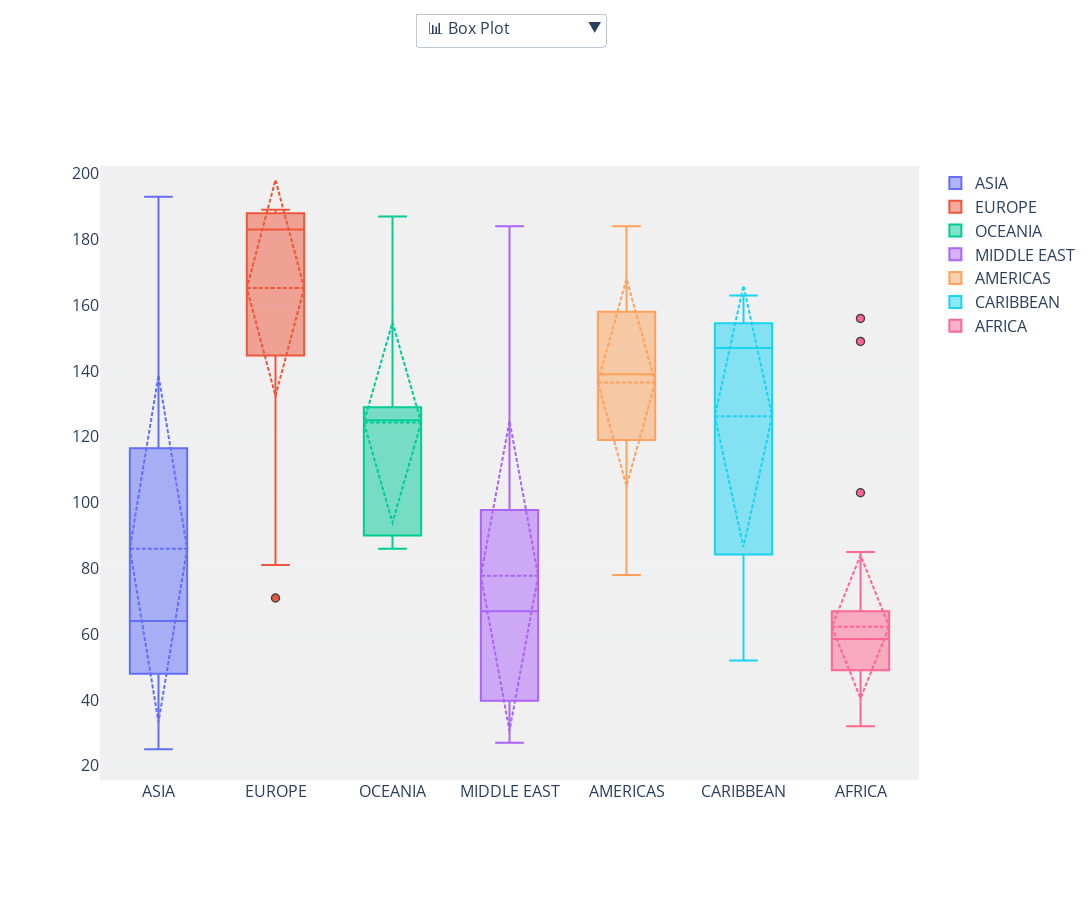

Write notebook code for a chart like this one.
### Code cell
import plotly.graph_objects as go
import pandas as pd
import plotly.express as px

# latest_rankings: ['country', 'region', 'visa_free_count']
regions = latest_rankings['region'].unique()
colors = px.colors.qualitative.Plotly[:len(regions)]
region_colors = dict(zip(regions, colors))

# --- Box traces per region ---
box_traces = []
for region in regions:
    df = latest_rankings[latest_rankings['region']==region]
    box = go.Box(
        y=df['visa_free_count'],
        name=region,
        boxpoints='outliers',
        marker=dict(size=8, line=dict(width=1.5), color=region_colors[region]),
        line=dict(color=region_colors[region], width=2),
        boxmean='sd',
        hovertemplate="Region: "+region+"<br>Country: %{customdata}<br>Visa-Free: %{y}",
        customdata=df['country']
    )
    box_traces.append(box)

# --- Regional Average Bar ---
region_stats = latest_rankings.groupby('region', as_index=False).agg(avg_visa_free=('visa_free_count','mean'))
bar_trace = go.Bar(
    x=region_stats['region'],
    y=region_stats['avg_visa_free'],
    name='Regional Average',
    marker_color=[region_colors[r] for r in region_stats['region']],
    text=region_stats['avg_visa_free'].round(1),
    textposition='outside'
)

# --- Country-level Bars ---
region_bar_traces = []
for region in regions:
    df = latest_rankings[latest_rankings['region']==region].sort_values('visa_free_count', ascending=False)
    trace = go.Bar(
        x=df['country'],
        y=df['visa_free_count'],
        name=f'{region} Countries',
        marker_color=region_colors[region],
        text=df['visa_free_count'],
        textposition='outside',
        hovertemplate="Country: %{x}<br>Visa-Free: %{y}"
    )
    region_bar_traces.append(trace)

# --- Combine Traces ---
fig = go.Figure(data=box_traces + [bar_trace] + region_bar_traces)

# Make only the box plot visible initially
for i in range(len(box_traces), len(fig.data)):
    fig.data[i].visible = False

# --- Buttons ---
buttons = []

# Box plot
buttons.append(dict(
    label='📊 Box Plot',
    method='update',
    args=[{'visible':[True]*len(box_traces)+[False]*(1+len(region_bar_traces))},
          {'title':'Visa-Free Distribution by Region',
           'yaxis':{'type':'log','title':'Visa-Free Destinations'}}]
))

# Regional average
visibility = [False]*len(box_traces) + [True] + [False]*len(region_bar_traces)
buttons.append(dict(
    label='🌍 Regional Average',
    method='update',
    args=[{'visible':visibility},
          {'title':'Average Visa-Free by Region',
           'yaxis':{'type':'log','title':'Visa-Free Destinations'}}]
))

# Country-level per region
for i, region in enumerate(regions):
    visibility = [False]* (len(box_traces)+1) + [False]*len(region_bar_traces)
    visibility[len(box_traces)+1+i] = True
    buttons.append(dict(
        label=f'🏳️ {region}',
        method='update',
        args=[{'visible':visibility},
              {'title':f'Visa-Free Access by Country in {region}',
               'yaxis':{'type':'log','title':'Visa-Free Destinations'}}]
    ))

# --- Layout ---
fig.update_layout(
    width=1600,
    height=900,
    updatemenus=[dict(
        type='dropdown',
        buttons=buttons,
        x=0.5,
        xanchor='center',
        y=1.25,
        yanchor='top'
    )],
    template='plotly_white',
    margin=dict(t=150,l=100,r=100,b=120),
    font=dict(size=16),
    plot_bgcolor='rgba(240,240,240,0.95)',
    paper_bgcolor='white'
)

fig.show()

### Figure 1 — Plotly figure (JSON) as saved in the notebook; plotly's stock layout.template omitted (floating-point values rounded to 4 significant figures)
{"data": [{"boxmean": "sd", "boxpoints": "outliers", "customdata": ["Singapore", "Japan", "South Korea", "Malaysia", "Hong Kong (SAR China)", "Brunei", "Macao (SAR China)", "Taiwan (Chinese Taipei)", "Timor-Leste", "Maldives", "China", "Thailand", "Kazakhstan", "Indonesia", "Philippines", "Mongolia", "Kyrgyzstan", "Uzbekistan", "India", "Tajikistan", "Bhutan", "Cambodia", "Vietnam", "Turkmenistan", "Laos", "Myanmar", "Sri Lanka", "North Korea", "Bangladesh", "Nepal", "Pakistan", "Afghanistan"], "hovertemplate": "Region: ASIA<br>Country: %{customdata}<br>Visa-Free: %{y}", "line": {"color": "#636EFA", "width": 2}, "marker": {"color": "#636EFA", "line": {"width": 1.5}, "size": 8}, "name": "ASIA", "type": "box", "y": [193, 190, 190, 181, 170, 164, 144, 138, 95, 93, 83, 81, 79, 74, 65, 65, 63, 62, 58, 56, 51, 51, 50, 49, 47, 44, 42, 40, 39, 38, 32, 25]}, {"boxmean": "sd", "boxpoints": "outliers", "customdata": ["France", "Italy", "Ireland", "Germany", "Finland", "Spain", "Denmark", "Netherlands", "Norway", "Portugal", "Sweden", "Belgium", "Luxembourg", "Austria", "Switzerland", "Greece", "United Kingdom", "Czechia", "Hungary", "Poland", "Malta", "Estonia", "Slovakia", "Latvia", "Slovenia", "Croatia", "Lithuania", "Iceland", "Liechtenstein", "Cyprus", "Romania", "Monaco", "Bulgaria", "Andorra", "San Marino", "Vatican City", "Ukraine", "Serbia", "North Macedonia", "Montenegro", "Albania", "Georgia", "Bosnia and Herzegovina", "Moldova", "Türkiye", "Russian Federation", "Kosovo", "Belarus", "Azerbaijan"], "hovertemplate": "Region: EUROPE<br>Country: %{customdata}<br>Visa-Free: %{y}", "line": {"color": "#EF553B", "width": 2}, "marker": {"color": "#EF553B", "line": {"width": 1.5}, "size": 8}, "name": "EUROPE", "type": "box", "y": [189, 189, 189, 189, 189, 189, 189, 188, 188, 188, 188, 188, 188, 188, 187, 187, 186, 185, 185, 185, 185, 184, 183, 183, 183, 183, 182, 182, 181, 178, 177, 177, 177, 171, 170, 154, 147, 138, 129, 128, 123, 123, 123, 121, 114, 114, 82, 81, 71]}, {"boxmean": "sd", "boxpoints": "outliers", "customdata": ["New Zealand", "Australia", "Solomon Islands", "Tonga", "Samoa", "Marshall Islands", "Tuvalu", "Micronesia", "Palau Islands", "Kiribati", "Vanuatu", "Fiji", "Nauru", "Papua New Guinea"], "hovertemplate": "Region: OCEANIA<br>Country: %{customdata}<br>Visa-Free: %{y}", "line": {"color": "#00CC96", "width": 2}, "marker": {"color": "#00CC96", "line": {"width": 1.5}, "size": 8}, "name": "OCEANIA", "type": "box", "y": [187, 185, 134, 129, 129, 128, 127, 123, 123, 123, 90, 90, 87, 86]}, {"boxmean": "sd", "boxpoints": "outliers", "customdata": ["United Arab Emirates", "Israel", "Qatar", "Kuwait", "Saudi Arabia", "Bahrain", "Oman", "Armenia", "Jordan", "Lebanon", "Iran", "Palestinian Territory", "Yemen", "Iraq", "Syria"], "hovertemplate": "Region: MIDDLE EAST<br>Country: %{customdata}<br>Visa-Free: %{y}", "line": {"color": "#AB63FA", "width": 2}, "marker": {"color": "#AB63FA", "line": {"width": 1.5}, "size": 8}, "name": "MIDDLE EAST", "type": "box", "y": [184, 168, 112, 100, 91, 90, 89, 67, 51, 44, 42, 39, 32, 30, 27]}, {"boxmean": "sd", "boxpoints": "outliers", "customdata": ["Canada", "United States", "Chile", "Brazil", "Argentina", "Mexico", "Uruguay", "Costa Rica", "Panama", "Paraguay", "Peru", "El Salvador", "Guatemala", "Colombia", "Honduras", "Nicaragua", "Venezuela", "Belize", "Ecuador", "Guyana", "Suriname", "Bolivia"], "hovertemplate": "Region: AMERICAS<br>Country: %{customdata}<br>Visa-Free: %{y}", "line": {"color": "#FFA15A", "width": 2}, "marker": {"color": "#FFA15A", "line": {"width": 1.5}, "size": 8}, "name": "AMERICAS", "type": "box", "y": [184, 182, 176, 170, 170, 158, 157, 149, 148, 146, 143, 135, 134, 132, 131, 127, 119, 102, 94, 91, 78, 78]}, {"boxmean": "sd", "boxpoints": "outliers", "customdata": ["Barbados", "Bahamas", "St. Vincent and the Grenadines", "St. Kitts and Nevis", "Antigua and Barbuda", "Trinidad and Tobago", "Grenada", "St. Lucia", "Dominica", "Jamaica", "Dominican Republic", "Cuba", "Haiti"], "hovertemplate": "Region: CARIBBEAN<br>Country: %{customdata}<br>Visa-Free: %{y}", "line": {"color": "#19D3F3", "width": 2}, "marker": {"color": "#19D3F3", "line": {"width": 1.5}, "size": 8}, "name": "CARIBBEAN", "type": "box", "y": [163, 159, 156, 154, 152, 147, 147, 146, 144, 88, 73, 60, 52]}, {"boxmean": "sd", "boxpoints": "outliers", "customdata": ["Seychelles", "Mauritius", "South Africa", "Botswana", "Namibia", "Lesotho", "eSwatini", "Morocco", "Malawi", "Kenya", "The Gambia", "Tanzania", "Ghana", "Cape Verde Islands", "Uganda", "Benin", "Tunisia", "Zambia", "Sierra Leone", "Rwanda", "Zimbabwe", "Mozambique", "Sao Tome and Principe", "Togo", "Cote d'Ivoire", "Burkina Faso", "Senegal", "Gabon", "Madagascar", "Guinea", "Niger", "Mauritania", "Equatorial Guinea", "Algeria", "Mali", "Guinea-Bissau", "Chad", "Comoro Islands", "Liberia", "Central African Republic", "Cameroon", "Egypt", "Congo (Rep.)", "Burundi", "Angola", "Djibouti", "Nigeria", "Ethiopia", "Congo (Dem. Rep.)", "South Sudan", "Sudan", "Eritrea", "Libya", "Somalia"], "hovertemplate": "Region: AFRICA<br>Country: %{customdata}<br>Visa-Free: %{y}", "line": {"color": "#FF6692", "width": 2}, "marker": {"color": "#FF6692", "line": {"width": 1.5}, "size": 8}, "name": "AFRICA", "type": "box", "y": [156, 149, 103, 85, 78, 76, 74, 73, 73, 71, 71, 70, 69, 67, 67, 67, 67, 67, 65, 63, 63, 62, 61, 60, 59, 59, 59, 58, 58, 57, 57, 57, 56, 55, 55, 54, 52, 52, 51, 51, 49, 49, 48, 48, 48, 47, 45, 45, 43, 43, 41, 39, 38, 32]}, {"marker": {"color": ["#FF6692", "#FFA15A", "#636EFA", "#19D3F3", "#EF553B", "#AB63FA", "#00CC96"]}, "name": "Regional Average", "text": [62.3, 136.5, 86.0, 126.2, 165.3, 77.7, 124.4], "textposition": "outside", "type": "bar", "visible": false, "x": ["AFRICA", "AMERICAS", "ASIA", "CARIBBEAN", "EUROPE", "MIDDLE EAST", "OCEANIA"], "y": [62.26, 136.5, 86.0, 126.2, 165.3, 77.73, 124.4]}, {"hovertemplate": "Country: %{x}<br>Visa-Free: %{y}", "marker": {"color": "#636EFA"}, "name": "ASIA Countries", "text": [193.0, 190.0, 190.0, 181.0, 170.0, 164.0, 144.0, 138.0, 95.0, 93.0, 83.0, 81.0, 79.0, 74.0, 65.0, 65.0, 63.0, 62.0, 58.0, 56.0, 51.0, 51.0, 50.0, 49.0, 47.0, 44.0, 42.0, 40.0, 39.0, 38.0, 32.0, 25.0], "textposition": "outside", "type": "bar", "visible": false, "x": ["Singapore", "Japan", "South Korea", "Malaysia", "Hong Kong (SAR China)", "Brunei", "Macao (SAR China)", "Taiwan (Chinese Taipei)", "Timor-Leste", "Maldives", "China", "Thailand", "Kazakhstan", "Indonesia", "Philippines", "Mongolia", "Kyrgyzstan", "Uzbekistan", "India", "Tajikistan", "Bhutan", "Cambodia", "Vietnam", "Turkmenistan", "Laos", "Myanmar", "Sri Lanka", "North Korea", "Bangladesh", "Nepal", "Pakistan", "Afghanistan"], "y": [193, 190, 190, 181, 170, 164, 144, 138, 95, 93, 83, 81, 79, 74, 65, 65, 63, 62, 58, 56, 51, 51, 50, 49, 47, 44, 42, 40, 39, 38, 32, 25]}, {"hovertemplate": "Country: %{x}<br>Visa-Free: %{y}", "marker": {"color": "#EF553B"}, "name": "EUROPE Countries", "text": [189.0, 189.0, 189.0, 189.0, 189.0, 189.0, 189.0, 188.0, 188.0, 188.0, 188.0, 188.0, 188.0, 188.0, 187.0, 187.0, 186.0, 185.0, 185.0, 185.0, 185.0, 184.0, 183.0, 183.0, 183.0, 183.0, 182.0, 182.0, 181.0, 178.0, 177.0, 177.0, 177.0, 171.0, 170.0, 154.0, 147.0, 138.0, 129.0, 128.0, 123.0, 123.0, 123.0, 121.0, 114.0, 114.0, 82.0, 81.0, 71.0], "textposition": "outside", "type": "bar", "visible": false, "x": ["France", "Ireland", "Germany", "Finland", "Spain", "Denmark", "Italy", "Sweden", "Austria", "Luxembourg", "Belgium", "Portugal", "Norway", "Netherlands", "Switzerland", "Greece", "United Kingdom", "Czechia", "Hungary", "Poland", "Malta", "Estonia", "Croatia", "Slovenia", "Latvia", "Slovakia", "Lithuania", "Iceland", "Liechtenstein", "Cyprus", "Romania", "Monaco", "Bulgaria", "Andorra", "San Marino", "Vatican City", "Ukraine", "Serbia", "North Macedonia", "Montenegro", "Albania", "Georgia", "Bosnia and Herzegovina", "Moldova", "Türkiye", "Russian Federation", "Kosovo", "Belarus", "Azerbaijan"], "y": [189, 189, 189, 189, 189, 189, 189, 188, 188, 188, 188, 188, 188, 188, 187, 187, 186, 185, 185, 185, 185, 184, 183, 183, 183, 183, 182, 182, 181, 178, 177, 177, 177, 171, 170, 154, 147, 138, 129, 128, 123, 123, 123, 121, 114, 114, 82, 81, 71]}, {"hovertemplate": "Country: %{x}<br>Visa-Free: %{y}", "marker": {"color": "#00CC96"}, "name": "OCEANIA Countries", "text": [187.0, 185.0, 134.0, 129.0, 129.0, 128.0, 127.0, 123.0, 123.0, 123.0, 90.0, 90.0, 87.0, 86.0], "textposition": "outside", "type": "bar", "visible": false, "x": ["New Zealand", "Australia", "Solomon Islands", "Tonga", "Samoa", "Marshall Islands", "Tuvalu", "Micronesia", "Palau Islands", "Kiribati", "Vanuatu", "Fiji", "Nauru", "Papua New Guinea"], "y": [187, 185, 134, 129, 129, 128, 127, 123, 123, 123, 90, 90, 87, 86]}, {"hovertemplate": "Country: %{x}<br>Visa-Free: %{y}", "marker": {"color": "#AB63FA"}, "name": "MIDDLE EAST Countries", "text": [184.0, 168.0, 112.0, 100.0, 91.0, 90.0, 89.0, 67.0, 51.0, 44.0, 42.0, 39.0, 32.0, 30.0, 27.0], "textposition": "outside", "type": "bar", "visible": false, "x": ["United Arab Emirates", "Israel", "Qatar", "Kuwait", "Saudi Arabia", "Bahrain", "Oman", "Armenia", "Jordan", "Lebanon", "Iran", "Palestinian Territory", "Yemen", "Iraq", "Syria"], "y": [184, 168, 112, 100, 91, 90, 89, 67, 51, 44, 42, 39, 32, 30, 27]}, {"hovertemplate": "Country: %{x}<br>Visa-Free: %{y}", "marker": {"color": "#FFA15A"}, "name": "AMERICAS Countries", "text": [184.0, 182.0, 176.0, 170.0, 170.0, 158.0, 157.0, 149.0, 148.0, 146.0, 143.0, 135.0, 134.0, 132.0, 131.0, 127.0, 119.0, 102.0, 94.0, 91.0, 78.0, 78.0], "textposition": "outside", "type": "bar", "visible": false, "x": ["Canada", "United States", "Chile", "Brazil", "Argentina", "Mexico", "Uruguay", "Costa Rica", "Panama", "Paraguay", "Peru", "El Salvador", "Guatemala", "Colombia", "Honduras", "Nicaragua", "Venezuela", "Belize", "Ecuador", "Guyana", "Suriname", "Bolivia"], "y": [184, 182, 176, 170, 170, 158, 157, 149, 148, 146, 143, 135, 134, 132, 131, 127, 119, 102, 94, 91, 78, 78]}, {"hovertemplate": "Country: %{x}<br>Visa-Free: %{y}", "marker": {"color": "#19D3F3"}, "name": "CARIBBEAN Countries", "text": [163.0, 159.0, 156.0, 154.0, 152.0, 147.0, 147.0, 146.0, 144.0, 88.0, 73.0, 60.0, 52.0], "textposition": "outside", "type": "bar", "visible": false, "x": ["Barbados", "Bahamas", "St. Vincent and the Grenadines", "St. Kitts and Nevis", "Antigua and Barbuda", "Trinidad and Tobago", "Grenada", "St. Lucia", "Dominica", "Jamaica", "Dominican Republic", "Cuba", "Haiti"], "y": [163, 159, 156, 154, 152, 147, 147, 146, 144, 88, 73, 60, 52]}, {"hovertemplate": "Country: %{x}<br>Visa-Free: %{y}", "marker": {"color": "#FF6692"}, "name": "AFRICA Countries", "text": [156.0, 149.0, 103.0, 85.0, 78.0, 76.0, 74.0, 73.0, 73.0, 71.0, 71.0, 70.0, 69.0, 67.0, 67.0, 67.0, 67.0, 67.0, 65.0, 63.0, 63.0, 62.0, 61.0, 60.0, 59.0, 59.0, 59.0, 58.0, 58.0, 57.0, 57.0, 57.0, 56.0, 55.0, 55.0, 54.0, 52.0, 52.0, 51.0, 51.0, 49.0, 49.0, 48.0, 48.0, 48.0, 47.0, 45.0, 45.0, 43.0, 43.0, 41.0, 39.0, 38.0, 32.0], "textposition": "outside", "type": "bar", "visible": false, "x": ["Seychelles", "Mauritius", "South Africa", "Botswana", "Namibia", "Lesotho", "eSwatini", "Morocco", "Malawi", "Kenya", "The Gambia", "Tanzania", "Ghana", "Zambia", "Tunisia", "Benin", "Cape Verde Islands", "Uganda", "Sierra Leone", "Rwanda", "Zimbabwe", "Mozambique", "Sao Tome and Principe", "Togo", "Cote d'Ivoire", "Burkina Faso", "Senegal", "Madagascar", "Gabon", "Guinea", "Niger", "Mauritania", "Equatorial Guinea", "Algeria", "Mali", "Guinea-Bissau", "Chad", "Comoro Islands", "Liberia", "Central African Republic", "Egypt", "Cameroon", "Congo (Rep.)", "Burundi", "Angola", "Djibouti", "Nigeria", "Ethiopia", "Congo (Dem. Rep.)", "South Sudan", "Sudan", "Eritrea", "Libya", "Somalia"], "y": [156, 149, 103, 85, 78, 76, 74, 73, 73, 71, 71, 70, 69, 67, 67, 67, 67, 67, 65, 63, 63, 62, 61, 60, 59, 59, 59, 58, 58, 57, 57, 57, 56, 55, 55, 54, 52, 52, 51, 51, 49, 49, 48, 48, 48, 47, 45, 45, 43, 43, 41, 39, 38, 32]}], "layout": {"font": {"size": 16}, "height": 900, "margin": {"b": 120, "l": 100, "r": 100, "t": 150}, "paper_bgcolor": "white", "plot_bgcolor": "rgba(240,240,240,0.95)", "updatemenus": [{"buttons": [{"args": [{"visible": [true, true, true, true, true, true, true, false, false, false, false, false, false, false, false]}, {"title": "Visa-Free Distribution by Region", "yaxis": {"title": "Visa-Free Destinations", "type": "log"}}], "label": "📊 Box Plot", "method": "update"}, {"args": [{"visible": [false, false, false, false, false, false, false, true, false, false, false, false, false, false, false]}, {"title": "Average Visa-Free by Region", "yaxis": {"title": "Visa-Free Destinations", "type": "log"}}], "label": "🌍 Regional Average", "method": "update"}, {"args": [{"visible": [false, false, false, false, false, false, false, false, true, false, false, false, false, false, false]}, {"title": "Visa-Free Access by Country in ASIA", "yaxis": {"title": "Visa-Free Destinations", "type": "log"}}], "label": "🏳️ ASIA", "method": "update"}, {"args": [{"visible": [false, false, false, false, false, false, false, false, false, true, false, false, false, false, false]}, {"title": "Visa-Free Access by Country in EUROPE", "yaxis": {"title": "Visa-Free Destinations", "type": "log"}}], "label": "🏳️ EUROPE", "method": "update"}, {"args": [{"visible": [false, false, false, false, false, false, false, false, false, false, true, false, false, false, false]}, {"title": "Visa-Free Access by Country in OCEANIA", "yaxis": {"title": "Visa-Free Destinations", "type": "log"}}], "label": "🏳️ OCEANIA", "method": "update"}, {"args": [{"visible": [false, false, false, false, false, false, false, false, false, false, false, true, false, false, false]}, {"title": "Visa-Free Access by Country in MIDDLE EAST", "yaxis": {"title": "Visa-Free Destinations", "type": "log"}}], "label": "🏳️ MIDDLE EAST", "method": "update"}, {"args": [{"visible": [false, false, false, false, false, false, false, false, false, false, false, false, true, false, false]}, {"title": "Visa-Free Access by Country in AMERICAS", "yaxis": {"title": "Visa-Free Destinations", "type": "log"}}], "label": "🏳️ AMERICAS", "method": "update"}, {"args": [{"visible": [false, false, false, false, false, false, false, false, false, false, false, false, false, true, false]}, {"title": "Visa-Free Access by Country in CARIBBEAN", "yaxis": {"title": "Visa-Free Destinations", "type": "log"}}], "label": "🏳️ CARIBBEAN", "method": "update"}, {"args": [{"visible": [false, false, false, false, false, false, false, false, false, false, false, false, false, false, true]}, {"title": "Visa-Free Access by Country in AFRICA", "yaxis": {"title": "Visa-Free Destinations", "type": "log"}}], "label": "🏳️ AFRICA", "method": "update"}], "type": "dropdown", "x": 0.5, "xanchor": "center", "y": 1.25, "yanchor": "top"}], "width": 1600}}
